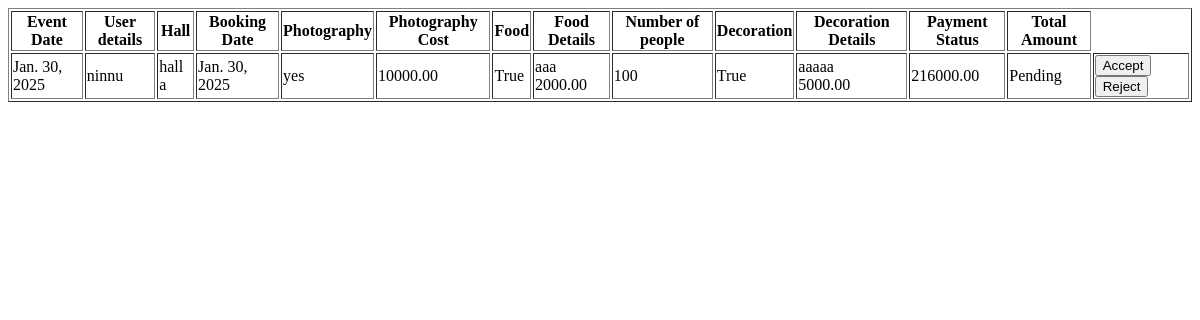
The page /adminviewbooking on the database as committed earlier.
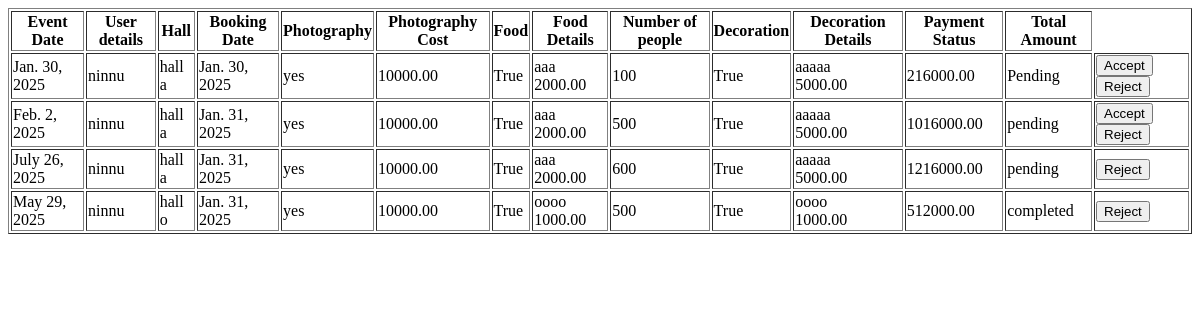
The same page on the database as committed later.
### aloraapp/models.py (models this page shows)
class Bookings(models.Model):
    event_date=models.DateField(null=True)
    event_status=models.CharField(max_length=100,default='Pending')
    user_id=models.ForeignKey(User,on_delete=models.CASCADE)
    hall_id=models.ForeignKey(Halls,on_delete=models.CASCADE)
    booking_date=models.DateField(auto_now_add=True)
    payment_status=models.CharField(max_length=100,default='pending')
    photography=models.CharField(max_length=100,null=True,blank=True)
    food_value=models.BooleanField(null=True,blank=True)
    food=models.ForeignKey(Food,on_delete=models.CASCADE,null=True,blank=True)
    no_of_people=models.IntegerField(null=True,blank=True)
    decoration_value=models.BooleanField(null=True,blank=True)
    decoration=models.ForeignKey(Decoration,on_delete=models.CASCADE,null=True,blank=True)
    photography_cost=models.DecimalField(max_digits=10,decimal_places=2,null=True,blank=True)
    total_payment=models.DecimalField(max_digits=10,decimal_places=2)

class Halls(models.Model):
    hall_name=models.CharField(max_length=100)
    location=models.CharField(max_length=200)
    capacity=models.IntegerField()
    price_per_day=models.DecimalField(max_digits=10,decimal_places=2)
    photo_url=models.FileField()
    hall_description=models.TextField(null=True,blank=True)

class Food(models.Model):
    food_name=models.CharField(max_length=100,null=True)
    food_image=models.ImageField(upload_to='image/')
    food_price=models.DecimalField(max_digits=10,decimal_places=2)

class Decoration(models.Model):
    decoration_name=models.CharField(max_length=100,null=True)
    decoration_image=models.ImageField(upload_to='image/')
    decoration_price=models.DecimalField(max_digits=10,decimal_places=2)

### aloraapp/views.py (the view)
# urls.py: path('adminviewbooking',views.admin_view_booking,name='adminviewbooking'),
def admin_view_booking(request):
    book=Bookings.objects.all()
    return render(request,'admin_view_booking.html',{'data':book})

### template/admin_view_booking.html (shortened to what this page needs)
<!DOCTYPE html>
<html lang="en">
<head>
</head>
<body>
    <table border="1">
        <tr>
            <th>Event Date</th>
            <th>User details</th>
            <th>Hall</th>
            <th>Booking Date</th>
            <th>Photography</th>
            <th>Photography Cost</th>
            <th>Food</th>
            <th>Food Details</th>
            <th>Number of people</th>
            <th>Decoration</th>
            <th>Decoration Details</th>
            <th>Payment Status</th>
            <th>Total Amount</th>
        </tr>
        {% for x in data %}
        <tr>
            <td>{{x.event_date}}</td>
            <td>{{x.user_id.first_name}}</td>
            <td>{{x.hall_id.hall_name}}</td>
            <td>{{x.booking_date}}</td>
            <td>{{x.photography}}</td>
            <td>{{x.photography_cost}}</td>
            <td>{{x.food_value}}</td>
            <td>{{x.food.food_name}} <br> {{x.food.food_price}}</td>
            <td>{{x.no_of_people}}</td>
            <td>{{x.decoration_value}}</td>
            <td>{{x.decoration.decoration_name}} <br> {{x.decoration.decoration_price}}</td>
            <td>{{x.total_payment}}</td>
            <td>{{x.payment_status}}</td>
            <td>
                <form action="{% url 'acceptrejectbooking' id=x.id %}" method="post">
                    {% if x.event_status == 'Pending' %}
                    <input type="submit" value="Accept" name="Status">
                    <input type="submit" value="Reject" name="Status">
                    {% elif x.event_status == 'Accept' %}
                    <input type="submit" value="Reject" name="Status">
                    {% else %}
                    <input type="submit" value="Accept" name="Status">
                    {% endif %}
                </form>
            </td>
        </tr>
        {% endfor %}
    </table>
</body>
</html>

Rows that differ between the two databases and show on the page:
added Bookings: event_date "Feb. 2, 2025", user_id.first_name "ninnu", hall_id.hall_name "hall a", booking_date "Jan. 31, 2025", photography "yes", photography_cost "10000.00", food_value "True", food.food_name "aaa", food.food_price "2000.00", no_of_people "500", decoration_value "True", decoration.decoration_name "aaaaa", decoration.decoration_price "5000.00", total_payment "1016000.00", payment_status "pending"
added Bookings: event_date "July 26, 2025", user_id.first_name "ninnu", hall_id.hall_name "hall a", booking_date "Jan. 31, 2025", photography "yes", photography_cost "10000.00", food_value "True", food.food_name "aaa", food.food_price "2000.00", no_of_people "600", decoration_value "True", decoration.decoration_name "aaaaa", decoration.decoration_price "5000.00", total_payment "1216000.00", payment_status "pending"
added Bookings: event_date "May 29, 2025", user_id.first_name "ninnu", hall_id.hall_name "hall o", booking_date "Jan. 31, 2025", photography "yes", photography_cost "10000.00", food_value "True", food.food_name "oooo", food.food_price "1000.00", no_of_people "500", decoration_value "True", decoration.decoration_name "oooo", decoration.decoration_price "1000.00", total_payment "512000.00", payment_status "completed"
